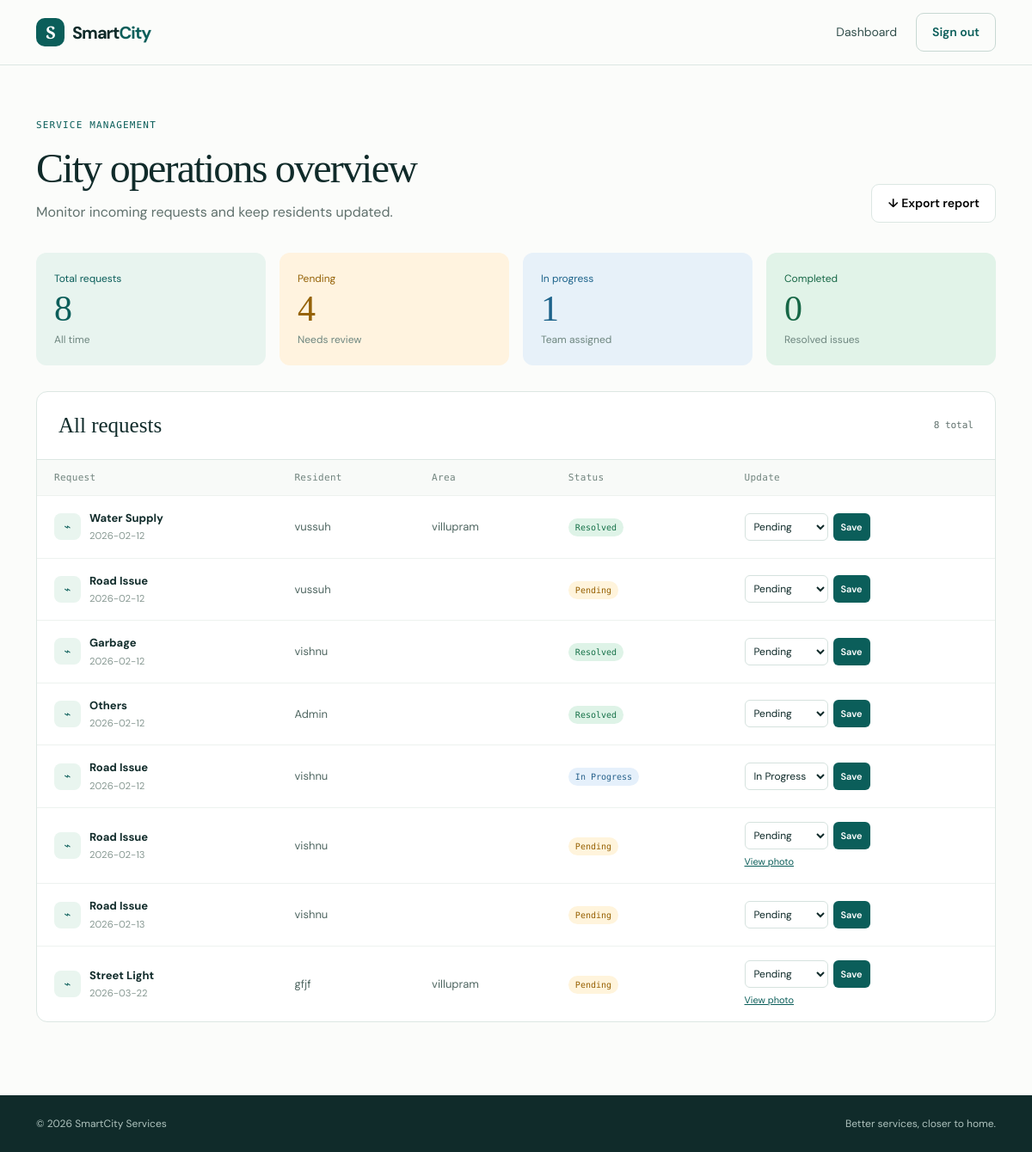
/admin (signed in), run on the app's committed database.
### tables this page shows
CREATE TABLE complaints (
                    id INTEGER PRIMARY KEY AUTOINCREMENT,
                    user_id INTEGER,
                    category TEXT,
                    area TEXT,
                    description TEXT,
                    status TEXT,
                    date TEXT, image TEXT);

CREATE TABLE users (
                    id INTEGER PRIMARY KEY AUTOINCREMENT,
                    name TEXT,
                    email TEXT UNIQUE,
                    password TEXT,
                    role TEXT);

### app.py (the view)
@app.route("/admin")
def admin():
    if "role" not in session or session["role"] != "admin":
        return redirect("/login")
    conn = get_db()
    complaints = conn.execute("""
        SELECT complaints.*, users.name
        FROM complaints
        JOIN users ON complaints.user_id = users.id
    """).fetchall()
    total = conn.execute("SELECT COUNT(*) FROM complaints").fetchone()[0]
    pending = conn.execute("SELECT COUNT(*) FROM complaints WHERE status='Pending'").fetchone()[0]
    progress = conn.execute("SELECT COUNT(*) FROM complaints WHERE status='In Progress'").fetchone()[0]
    completed = conn.execute("SELECT COUNT(*) FROM complaints WHERE status='Completed'").fetchone()[0]
    conn.close()
    return render_template("admin_dashboard.html",
                           complaints=complaints,
                           total=total,
                           pending=pending,
                           progress=progress,
                           completed=completed)

### app.py (called while the page is built)
def get_db():
    conn = sqlite3.connect("database.db")
    conn.row_factory = sqlite3.Row
    return conn

### templates/admin_dashboard.html
{% extends "layout.html" %}{% block title %}Service dashboard | SmartCity{% endblock %}{% block body %}
<section class="page-shell container admin-page"><div class="list-heading"><div><span class="eyebrow">SERVICE MANAGEMENT</span><h1>City operations overview</h1><p>Monitor incoming requests and keep residents updated.</p></div><a href="/export_pdf" class="btn btn-light">↓ Export report</a></div><div class="row g-3 stats-row"><div class="col-6 col-lg-3"><div class="stat-card"><span>Total requests</span><strong>{{ total }}</strong><i>All time</i></div></div><div class="col-6 col-lg-3"><div class="stat-card amber"><span>Pending</span><strong>{{ pending }}</strong><i>Needs review</i></div></div><div class="col-6 col-lg-3"><div class="stat-card blue"><span>In progress</span><strong>{{ progress }}</strong><i>Team assigned</i></div></div><div class="col-6 col-lg-3"><div class="stat-card green"><span>Completed</span><strong>{{ completed }}</strong><i>Resolved issues</i></div></div></div><div class="admin-table-wrap"><div class="table-title"><h2>All requests</h2><span>{{ total }} total</span></div><div class="table-responsive"><table class="admin-table"><thead><tr><th>Request</th><th>Resident</th><th>Area</th><th>Status</th><th>Update</th></tr></thead><tbody>{% for c in complaints %}<tr><td><div class="table-request"><span class="mini-symbol">⌁</span><div><b>{{ c.category }}</b><small>{{ c.date }}</small></div></div></td><td>{{ c.name }}</td><td>{{ c.area }}</td><td><span class="status status-{{ c.status|lower|replace(' ', '-') }}">{{ c.status }}</span></td><td><form action="/update_status/{{ c.id }}" method="post" class="status-form"><select name="status" aria-label="Status for {{ c.category }}"><option value="Pending" {% if c.status == 'Pending' %}selected{% endif %}>Pending</option><option value="In Progress" {% if c.status == 'In Progress' %}selected{% endif %}>In Progress</option><option value="Completed" {% if c.status == 'Completed' %}selected{% endif %}>Completed</option></select><button type="submit">Save</button></form>{% if c.image %}<a class="photo-link" href="{{ url_for('static', filename='uploads/' ~ c.image) }}" target="_blank">View photo</a>{% endif %}</td></tr>{% else %}<tr><td colspan="5" class="no-data">No service requests yet.</td></tr>{% endfor %}</tbody></table></div></div></section>{% endblock %}

### static/style.css (style rules this page uses)
:root { --ink:#102b2a;--muted:#60716d;--teal:#0b5e5a;--mint:#e9f5ef;--line:#dce7e3;--paper:#fbfcfa;--orange:#f5a54a }
* { box-sizing:border-box }
body { margin:0;background:var(--paper);color:var(--ink);font-family:'DM Sans',sans-serif }
h1,h2,h3,p { margin-top:0 }
h1,h2 { font-family:'Playfair Display',serif }
.btn { border-radius:9px;padding:11px 18px;font-weight:600;font-size:14px;border:0 }
.btn-light { background:#fff;border:1px solid var(--line) }
.eyebrow { display:block;color:var(--teal);font-family:'DM Mono',monospace;font-size:11px;letter-spacing:1.15px;font-weight:500;margin-bottom:16px }
.page-shell,.form-page { padding-top:62px;padding-bottom:85px;min-height:calc(100vh - 125px) }
.page-heading h1,.list-heading h1,.form-header h1 { font-size:clamp(38px,4vw,54px);line-height:1.05;letter-spacing:-1.8px;margin-bottom:13px }
.page-heading p,.list-heading p,.form-header p { color:var(--muted);margin:0;line-height:1.6 }
.list-heading { display:flex;justify-content:space-between;gap:25px;align-items:flex-end;margin-bottom:35px }
.status { font:10px 'DM Mono';padding:5px 8px;border-radius:20px;background:#fff4dc;color:#966002 }
.status-in-progress { background:#e5f0fb;color:#27618b }
.status-completed,.status-resolved { background:#def3e7;color:#167148 }

### static/admin.css (style rules this page uses)
.stats-row { margin-bottom:30px }
.stat-card { height:100%;padding:21px;border-radius:12px;background:#e8f4ef;color:var(--teal);display:flex;flex-direction:column }
.stat-card span,.stat-card i { font-size:12px;font-style:normal }
.stat-card strong { font:42px 'Playfair Display';line-height:1.25 }
.stat-card i { color:#6f8780 }
.stat-card.amber { background:#fff3df;color:#956208 }
.stat-card.blue { background:#e7f1f9;color:#1d638b }
.stat-card.green { background:#e1f3e8;color:#176746 }
.admin-table-wrap { background:#fff;border:1px solid var(--line);border-radius:13px;overflow:hidden }
.table-title { padding:24px 25px;border-bottom:1px solid var(--line);display:flex;justify-content:space-between;align-items:center }
.table-title h2 { font-size:25px;margin:0 }
.table-title span { font:11px 'DM Mono';color:var(--muted) }
.admin-table { width:100%;min-width:800px;border-collapse:collapse }
.admin-table th { font:11px 'DM Mono';letter-spacing:.3px;color:#71847e;padding:14px 20px;background:#f8faf8;text-align:left }
.admin-table td { padding:16px 20px;border-top:1px solid #edf2ef;font-size:13px;color:#506762 }
.table-request { display:flex;align-items:center;gap:10px;color:var(--ink) }
.table-request b { display:block;font-size:13px }
.table-request small { display:block;color:#879892;margin-top:3px }
.mini-symbol { width:31px;height:31px;background:#e9f5ef;color:var(--teal);border-radius:8px;display:grid;place-items:center }
.status-form { display:flex;gap:6px }
.status-form select { border:1px solid #d5e2de;border-radius:6px;padding:6px;background:#fff;font-size:12px;color:var(--ink) }
.status-form button { border:0;background:var(--teal);color:#fff;border-radius:6px;padding:6px 9px;font-size:11px;font-weight:600 }
.photo-link { display:inline-block;color:var(--teal);font-size:11px;margin-top:6px }

### data on the page
complaints: category "Water Supply", date "2026-02-12", name "vussuh", area "villupram", status "Resolved", status "Pending"
complaints: category "Road Issue", date "2026-02-12", name "vussuh", status "Pending"
complaints: category "Garbage", date "2026-02-12", name "vishnu", status "Resolved", status "Pending"
complaints: category "Others", date "2026-02-12", name "Admin", status "Resolved", status "Pending"
complaints: category "Road Issue", date "2026-02-12", name "vishnu", status "In Progress"
complaints: category "Road Issue", date "2026-02-13", name "vishnu", status "Pending"
complaints: category "Road Issue", date "2026-02-13", name "vishnu", status "Pending"
complaints: category "Street Light", date "2026-03-22", name "gfjf", area "villupram", status "Pending"

### other printed values
{{ total }} "8"
{{ pending }} "4"
{{ progress }} "1"
{{ completed }} "0"
